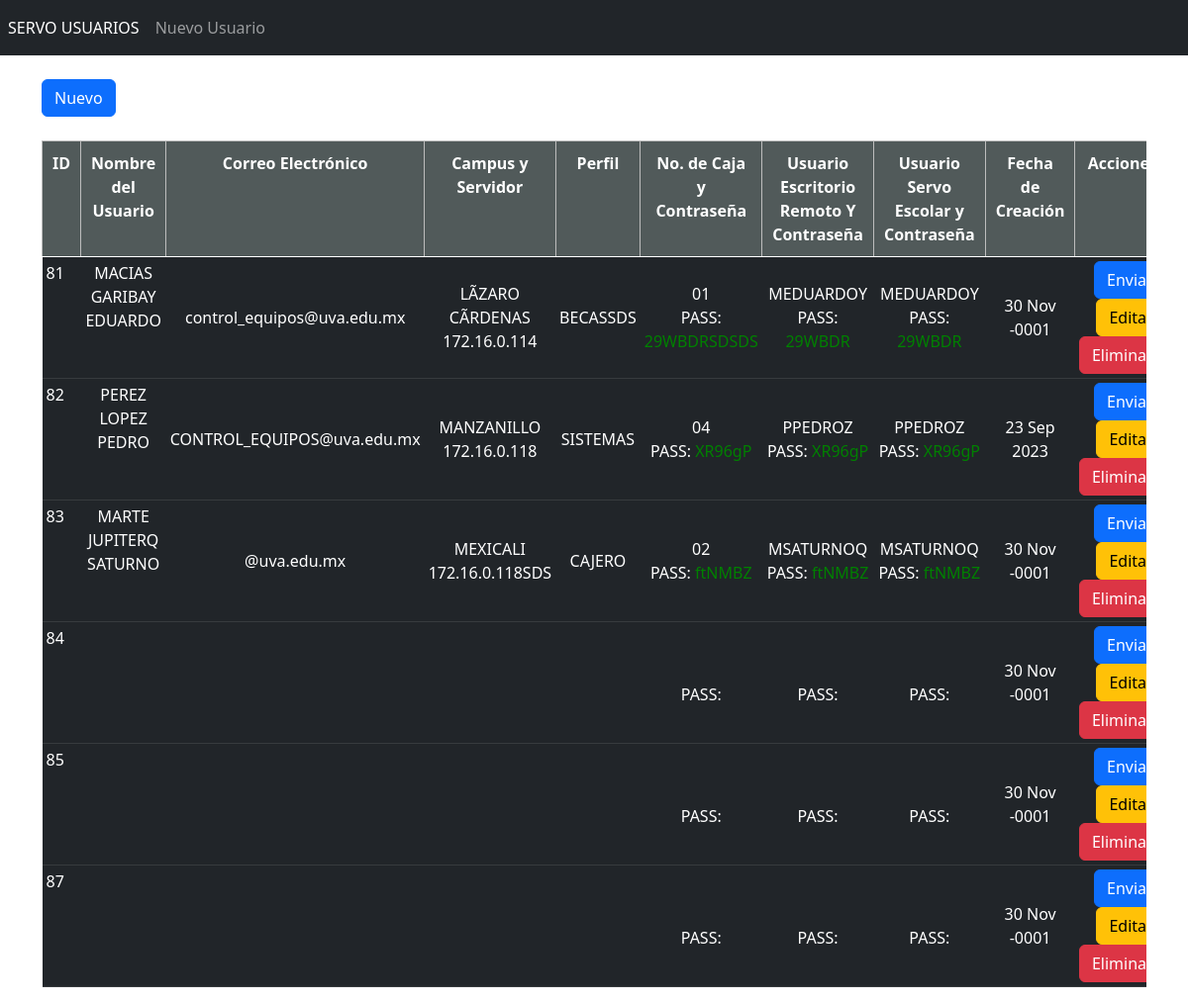
Screenshot of /modulos/contacto/index.php with the database file from the repository.
### tables this page shows
CREATE TABLE `contactos` (
  `id` int(11) NOT NULL,
  `apaterno` varchar(200) NOT NULL,
  `amaterno` varchar(200) NOT NULL,
  `nombre` varchar(200) NOT NULL,
  `email` varchar(200) NOT NULL,
  `caja` varchar(100) NOT NULL,
  `cajaclave` varchar(100) NOT NULL,
  `uescritorioclave` varchar(200) NOT NULL,
  `uservo` varchar(200) NOT NULL,
  `uservoclave` varchar(200) NOT NULL,
  `fechaini` date DEFAULT NULL,
  `perfil` varchar(200) NOT NULL,
  `servidor` varchar(100) NOT NULL,
  `campus` varchar(100) NOT NULL,
  `uescritorio` varchar(200) NOT NULL
);

### modulos/contacto/index.php (the view, shortened to what this page needs)
<?php include("../../template/header.php");  ?>
<?php
include("../../conexion.php");
$stm = $conexion->prepare("SELECT * FROM contactos");
$stm->execute();
$contactos = $stm->fetchAll(PDO::FETCH_ASSOC);
?>
<button type="button" class="btn btn-primary" data-toggle="modal" data-target="#create">
    Nuevo
</button>
<div class="table-responsive">
    <table class="table table-dark table-sm">
        <br>
        <thead>
            <tr>
                <th scope="col" class="col">ID</th>
                <th scope="col" class="col">Nombre del Usuario</th>
                <th scope="col" class="col">Correo Electrónico</th>
                <th scope="col" class="col">Campus y Servidor</th>
                <th scope="col" class="col">Perfil</th>
                <th scope="col" class="col">No. de Caja y Contraseña</th>
                <th scope="col" class="col">Usuario Escritorio Remoto Y Contraseña</th>
                <th scope="col" class="col">Usuario Servo Escolar y Contraseña</th>
                <th scope="col" class="col">Fecha de Creación</th>
                <th scope="col" class="col">Acciones</th>
            </tr>
        </thead>
        <tbody>
            <?php foreach ($contactos as $contacto) { ?>
                <tr class="">
                    <td scope="row"><?php echo $contacto['id']; ?></td>
                    <td style="text-align: center;"><?php echo implode(' ', [$contacto['apaterno'], $contacto['amaterno'], $contacto['nombre']]); ?></td>
                    <td style="text-align: center; vertical-align: middle;"><?php echo $contacto['email']; ?></td>
                    <td style="text-align: center; vertical-align: middle;"><?php echo implode(' ', [$contacto['campus'], $contacto['servidor']]); ?></td>
                    <td style="text-align: center; vertical-align: middle;"><?php echo $contacto['perfil']; ?></td>
                    <td style="text-align: center; vertical-align: middle;"><?php echo $contacto['caja'] . "<br> PASS: <span style='color: green;'>{$contacto['cajaclave']}</span>"; ?></td>
                    <td style="text-align: center; vertical-align: middle;"><?php echo $contacto['uescritorio'] . "<br> PASS: <span style='color: green;'>{$contacto['uescritorioclave']}</span>"; ?></td>
                    <td style="text-align: center; vertical-align: middle;"><?php echo $contacto['uservo'] . "<br> PASS: <span style='color: green;'>{$contacto['uservoclave']}</span>"; ?></td>
                    <td style="text-align: center; vertical-align: middle;"><?php echo date('d M Y', strtotime($contacto['fechaini'])); ?></td>
                    <td style="text-align: right; vertical-align: middle;">
                    <form action="enviar_correo.php" method="post">
    <button type="submit" class="btn btn-primary">Enviar</button>
</form>
                        <a href="edit.php?id=<?php echo $contacto['id']; ?>" class="btn btn-warning">Editar</a>
                        <a href="#" class="btn btn-danger delete-button" data-id="<?php echo $contacto['id']; ?>" data-toggle="modal" data-target="#deleteConfirmationModal">Eliminar</a>
                    </td>
                </tr>
            <?php } ?>
        </tbody>
    </table>
</div>
<?php include("../../template/footer.php"); ?>

### template/header.php (shortened to what this page needs)
<?php $url_base = "http://localhost/servousuarios/"; ?>
<!doctype html>
<html lang="es">
<head>
    <link rel="stylesheet" href="./assets/css/bootstrap.min.css">
  <link href="https://cdn.jsdelivr.net/npm/bootstrap@5.2.1/dist/css/bootstrap.min.css" rel="stylesheet"
>
</head>
<body>
    <nav class="navbar navbar-expand navbar-dark bg-dark">
        <ul class="nav navbar-nav">
            <li class="nav-item">
                <a class="nav-link active" href='#' aria-current="page" onclick="window.location.href = '<?php echo $url_base; ?>index.php';"> SERVO USUARIOS <span class="visually-hidden">(current)</span></a>
            </li>
            <li class="nav-item">
                <a class="nav-link" href="<?php echo $url_base; ?>modulos/contacto/">Nuevo Usuario</a>
            </li>
        </ul>
    </nav>
    <main class="container">
    <br>

### template/footer.php (shortened to what this page needs)
</body>
</html>

### modulos/contacto/index.php (style rules this page uses)
.table.table-dark thead th { color: #fff; text-align: center; vertical-align: top; border: 1px solid #BDBDBD; padding: 10px; background-color: #515A5A; margin: 10px; }

### rows the page displays
contactos: id "81", apaterno+amaterno+nombre "MACIAS GARIBAY EDUARDO", email "control_equipos@uva.edu.mx", campus+servidor "LÃZARO CÃRDENAS 172.16.0.114", perfil "BECASSDS", caja "01", cajaclave "29WBDRSDSDS", uescritorio "MEDUARDOY", uescritorioclave "29WBDR", uservo "MEDUARDOY", uservoclave "29WBDR", fechaini "30 Nov -0001"
contactos: id "82", apaterno+amaterno+nombre "PEREZ LOPEZ PEDRO", email "CONTROL_EQUIPOS@uva.edu.mx", campus+servidor "MANZANILLO 172.16.0.118", perfil "SISTEMAS", caja "04", cajaclave "XR96gP", uescritorio "PPEDROZ", uescritorioclave "XR96gP", uservo "PPEDROZ", uservoclave "XR96gP", fechaini "23 Sep 2023"
contactos: id "83", apaterno+amaterno+nombre "MARTE JUPITERQ SATURNO", email "@uva.edu.mx", campus+servidor "MEXICALI 172.16.0.118SDS", perfil "CAJERO", caja "02", cajaclave "ftNMBZ", uescritorio "MSATURNOQ", uescritorioclave "ftNMBZ", uservo "MSATURNOQ", uservoclave "ftNMBZ", fechaini "30 Nov -0001"
contactos: id "84", fechaini "30 Nov -0001"
contactos: id "85", fechaini "30 Nov -0001"
contactos: id "87", fechaini "30 Nov -0001"
